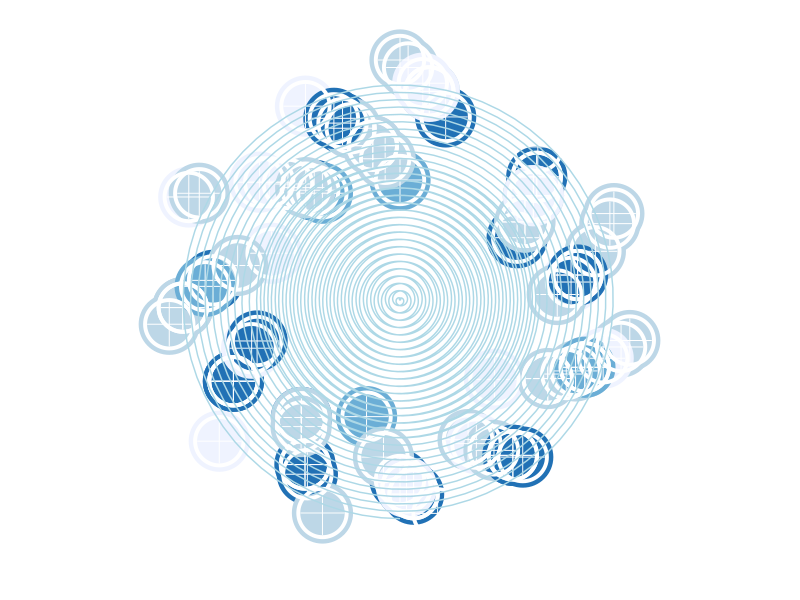

The R source for this figure:
## ---- chunk 1

library(ggplot2)
library(tidyverse)

## ---- chunk 2
msleep %>% 
  ggplot(aes(sleep_total, awake, color=vore, size=bodywt)) + 
  geom_point(show.legend = FALSE, size = 20, shape = 19) +
  geom_point(show.legend = FALSE, size = 10, shape = 3,  stroke = .5, colour = "white") + 
  geom_point(show.legend = FALSE, size = 15, colour = "white", shape = 1,  stroke = 2) +
  geom_abline(intercept = 13, slope = -3,  colour="lightblue")+
  scale_x_continuous(expand = c(0, .5)) +
  coord_radial(start = -100 * pi, end = - 2 * pi, inner.radius = 0.5, rotate.angle = TRUE,
               expand = FALSE, direction = -1) + 
  theme_void() + 
  scale_color_brewer()
## ---- chunk 3



